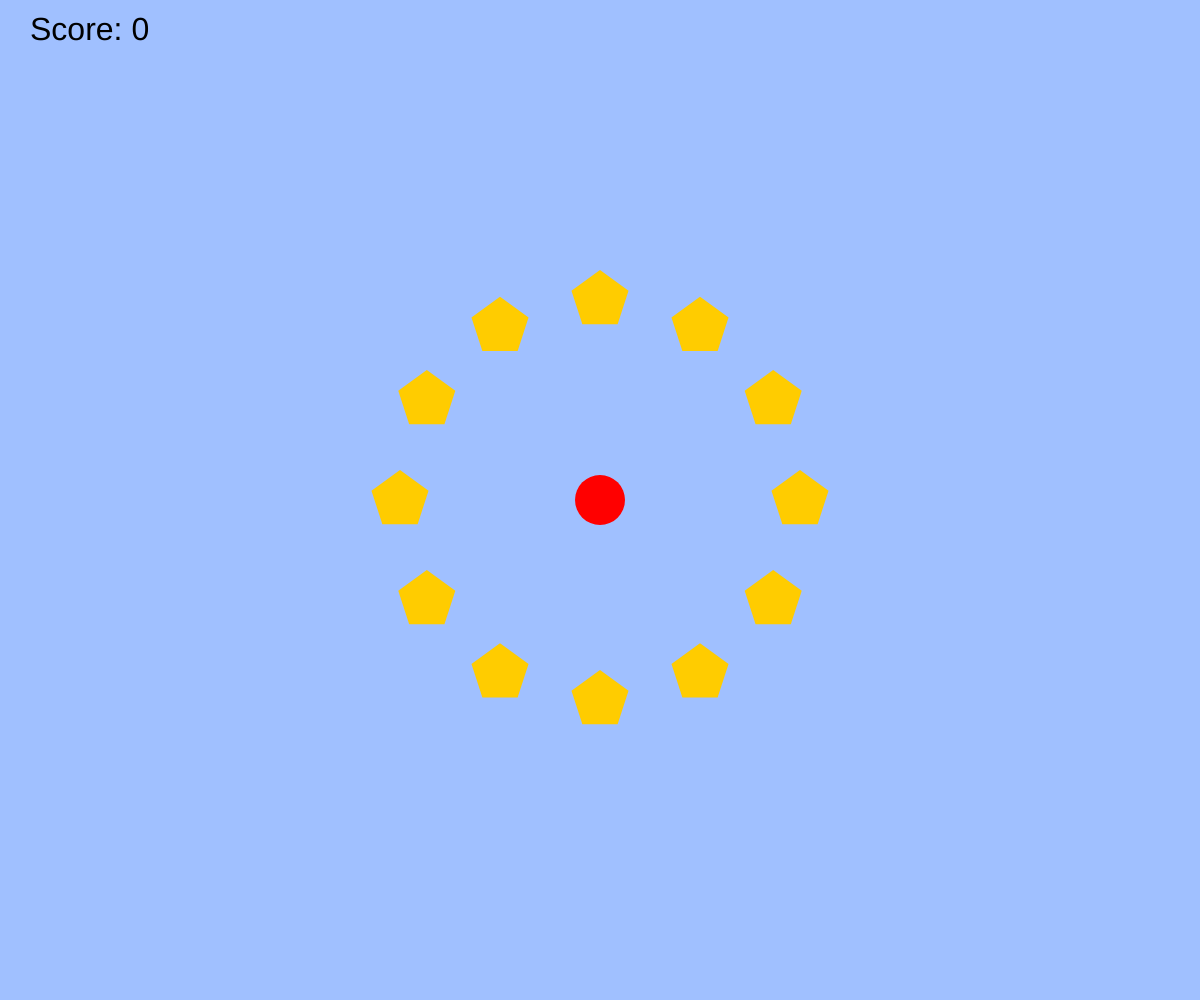
Frame 1 (no input)
Frame 60 (no input): identical to frame 1, image omitted
Frame 120 (the mouse pressed at the canvas centre since frame 60): identical to frame 1, image omitted

The p5.js sketch that drew this single still picture (run headless with seeded random() and noise() and a simulated clock; from frame 60 on, the mouse is pressed at the canvas centre):

// p5.js sketch
// ── sketch.js
// テキスト「練習：繰り返し」
// 太い線と細い線が交互に出てくるパターン
// 練習：以下の2パターンにプログラムを書き換えてみましょう
// (1) 細い、太い、すごく太い、の3本周期で太さが変わる
// (2) 最初の3本が細い、次の3本が太い、最後の3本がすごく太い

let x, y; // 小さな円の位置
let speed = 5; // 小さな円の移動速度
let radius = 200; // 星を配置する円の半径
let starSize = 30; // 星のサイズ
let stars = []; // 星の位置を保存する配列
let score = 0; // スコアを保存する変数

function setup() {
  createCanvas(windowWidth, windowHeight);
  x = width / 2; // 小さな円の初期位置
  y = height / 2;

  // 初期の星を配置
  generateStars();
}

function draw() {
  background(160, 192, 255); // 背景の設定
  
  // 小さな円を描く
  fill(255, 0, 0); // 赤色
  noStroke();
  ellipse(x, y, 50); // 直径50の円

  // 小さな円を移動させる
  if (keyIsDown(UP_ARROW)) { y -= speed; }
  if (keyIsDown(DOWN_ARROW)) { y += speed; }
  if (keyIsDown(RIGHT_ARROW)) { x += speed; }
  if (keyIsDown(LEFT_ARROW)) { x -= speed; }

  if (keyIsDown("W".charCodeAt(0))) { y -= speed; }
  if (keyIsDown("S".charCodeAt(0))) { y += speed; }
  if (keyIsDown("A".charCodeAt(0))) { x -= speed; }
  if (keyIsDown("D".charCodeAt(0))) { x += speed; }

  // 星を円周上に配置する
  drawStars();

  // 衝突判定
  checkCollisions();

  // 星が消えたら再生成する
  if (stars.length === 0) {
    generateStars(); // 星を再生成
  }

  // スコアを左上に表示
  fill(0); // 黒色
  textSize(32); // テキストのサイズ
  text("Score: " + score, 30, 40); // スコアを表示
}

// 星を描く関数
function drawStars() {
  fill(255, 204, 0); // 星の色（黄色）
  noStroke();
  for (let i = 0; i < stars.length; i++) {
    let star = stars[i];
    drawStar(star.x, star.y, starSize); // 星を描画
  }
}

// 星を描くための関数
function drawStar(cx, cy, r) {
  beginShape();
  for (let i = 0; i < 5; i++) {
    let angle = TWO_PI * i / 5 - HALF_PI; // 星の角度
    let x = cx + cos(angle) * r;
    let y = cy + sin(angle) * r;
    vertex(x, y);
  }
  endShape(CLOSE);
}

// 衝突判定関数
function checkCollisions() {
  for (let i = 0; i < stars.length; i++) {
    let star = stars[i];
    let distance = dist(x, y, star.x, star.y); // ボールと星の距離を計算

    // 衝突判定: ボールが星にぶつかると
    if (distance < 50 / 2 + starSize / 2) { // 衝突したら
      stars.splice(i, 1); // 星を削除
      score++; // スコアを1増やす
      i--; // 配列のインデックス調整
    }
  }
}

// 星を再生成する関数
function generateStars() {
  let starCount = 12;
  for (let i = 0; i < starCount; i++) {
    let angle = TWO_PI * i / starCount;
    let starX = width / 2 + cos(angle) * radius;
    let starY = height / 2 + sin(angle) * radius;
    stars.push({ x: starX, y: starY }); // 星の位置を保存
  }
}

function windowResized() {
  resizeCanvas(windowWidth, windowHeight);
}
